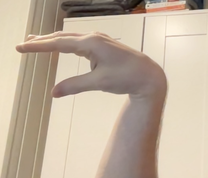
#> input picture data/raw/img/hand.png, 208 x 178 px, shrunk from 864 x 738 before the run; the run also reads 1 picture not shown here
$ jupyter execute --allow-errors SIFT_testing.ipynb   (shell and % lines are left out)
#> lines starting #> are read from the running program, lines starting #| are printed output that depends on the picture; after the words box and inside, x2 and y2 are one past the last pixel; in counts of white or black regions, pixels touching at a corner belong together
#> further down, I is the input picture: PIL image 208x178 RGBA; mean R, G, B, A 193.1, 176.8, 158, 255
### src/utils/imageProcessing.py
import matplotlib.pyplot as plt
import numpy as np
from scipy.signal import convolve2d
import cv2

# [31 lines left out: functions remove_close_points, im2double, not called in this run]

def rgb_to_gray(I):
    """
    Converts a HxWx3 RGB image to a HxW grayscale image by averaging.
    """
    R = I[:,:,0]
    G = I[:,:,1]
    B = I[:,:,2]
    return (R + G + B)/3.0

# [38 lines left out: functions derivative_of_gaussian, harrisResponse, not called in this run]

def gaussian(I, sigma):
    """
    Applies a 2-D Gaussian blur with standard deviation sigma to
    a grayscale image I.
    """
    h = int(np.ceil(3*sigma))
    x = np.linspace(-h, +h, 2*h + 1)
    g = np.exp(-x**2/(2*sigma**2))/np.sqrt(2*np.pi*sigma**2)
    Ig = np.zeros_like(I)
    for row in range(I.shape[0]): Ig[row,:] = np.convolve(I[row,:], g, mode='same')
    for col in range(I.shape[1]): Ig[:,col] = np.convolve(Ig[:,col], g, mode='same')
    return Ig

# [9 lines left out: function extract_edges, not called in this run]

def extract_local_maxima(H, threshold, max_number=True):
    """
    Returns the row and column of cells whose value is strictly greater than its
    8 immediate neighbors, and greater than or equal to a threshold. The threshold
    is specified as a fraction of the maximum array value.

    Note: This returns (row,column) coordinates.
    """
    assert(len(H.shape) == 2) # Must be gray-scale array
    assert(threshold >= 0 and threshold <= 1) # Threshold is specified as fraction of maximum array value
    absolute_threshold = threshold*H.max()
    maxima = []
    for row in range(1, H.shape[0]-1):
        if len(maxima) > 100 and max_number:
            break

        for col in range(1, H.shape[1]-1):
            window = H[row-1:row+2, col-1:col+2]
            center = window[1,1]
            window[1,1] = 0.0
            if center > window.max() and center >= absolute_threshold:
                maxima.append((row,col))
            window[1,1] = center
    maxima = np.array(maxima)
    return maxima[:,0], maxima[:,1]

# [66 lines left out: functions draw_line, compute_filter_constants, derivative_of_gaussian_opt, derivative_of_gaussian_x, derivative_of_gaussian_y, not called in this run]

def derivative_of_gaussian_xy(Ix, Iy):
    return np.sqrt(Ix**2 + Iy**2)

# [20 lines left out: function harrisResponse_opt, not called in this run]

### SIFT_testing.ipynb
[cell 1]
from PIL import Image
import numpy as np
from src.utils.imageProcessing import *

# SIFT

Space Invariant Feature Transform

Method of detecting features that is invariant to scaling and rotations. Usefull for finding same feature across images.

As we want to recognize the hand, we utilize an image of our hand in the "end effector" gesture.

[cell 2]
path = "data/raw/img/hand.png"
I = Image.open(path)
I = np.array(I)
I_hand = I
I_gray = np.uint8(rgb_to_gray(I))

fig = plt.figure(figsize=(10, 7))
fig.add_subplot(1,2,1)
plt.imshow(I)
fig.add_subplot(1,2,2)
plt.imshow(I_gray, cmap="gray", vmin=0, vmax=255)

## Step 1 - Detecting points of interest

We use the difference of Gaussians (DoG) in to find points that seem stable and recognizable.

This is simply done by applying gaussian filter of different scales to the image and subtracting them pairwise.

[cell 3]
I = I_gray

I_gauss_1 = gaussian(I, 0.5)
#> after the loop in gaussian, `for col in range(I.shape[1]): Ig[:,col] = np.convolve(Ig[:,col], g, mo..`: Ig: shape (178, 208); min 2, max 85, mean 45.1
I_gauss_3 = gaussian(I, 1)
I_gauss_7 = gaussian(I, 7)
I_gauss_10 = gaussian(I, 10)
#> call 4 of gaussian, with sigma = 10
#> after the loop in gaussian (call 4), `for col in range(I.shape[1]): Ig[:,col] = np.convolve(Ig[:,col], g, mo..`:
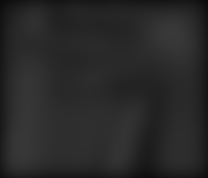
#> Ig: shape (178, 208); min 9, max 57, mean 40.2

I_gauss_13 = gaussian(I, 13)
I_gauss_15 = gaussian(I, 15)
I_gauss_17 = gaussian(I, 17)
I_gauss_20 = gaussian(I, 20)


fig = plt.figure(figsize=(20,10))
fig.add_subplot(4,2,1)
plt.imshow(I_gauss_1)
fig.add_subplot(4,2,2)
plt.imshow(I_gauss_3)
fig.add_subplot(4,2,3)
plt.imshow(I_gauss_7)
fig.add_subplot(4,2,4)
plt.imshow(I_gauss_10)

fig.add_subplot(4,2,5)
plt.imshow(I_gauss_13)
fig.add_subplot(4,2,6)
plt.imshow(I_gauss_15)
fig.add_subplot(4,2,7)
plt.imshow(I_gauss_17)
fig.add_subplot(4,2,8)
plt.imshow(I_gauss_20)

### DoG Images

[cell 4]
IG31 = I_gauss_3 - I_gauss_1
IG107 = I_gauss_10 - I_gauss_7

IG1513 = I_gauss_15 - I_gauss_13
IG2017 = I_gauss_20 - I_gauss_17

fig = plt.figure()
fig.add_subplot(2,2,1)
plt.imshow(IG31)
fig.add_subplot(2,2,2)
plt.imshow(IG107)
fig.add_subplot(2,2,3)
plt.imshow(IG1513)
fig.add_subplot(2,2,4)
plt.imshow(IG2017)

## Retrieving points of interest from DoG

[cell 5]
IP1_y, IP1_x = extract_local_maxima(IG31, 0.6, max_number=False)
#> in extract_local_maxima, `absolute_threshold = threshold*H.max()`: absolute_threshold = 153
#> after the loop in extract_local_maxima, `for row in range(1, H.shape[0]-1):`: maxima = 503 pairs, first value 1 to 176, second value 1 to 206
#> IP1_y = 503 values from 1 to 176; IP1_x = 503 values, max 206 at index 128, min 1 at index 469, mean 84.19
IP2_y, IP2_x = extract_local_maxima(IG107, 0.6, max_number=False)
#> IP2_y = 86 values from 6 to 170; IP2_x = 86 values, max 200 at index 74, min 6 at index 34, mean 114.8
IP3_y, IP3_x = extract_local_maxima(IG1513, 0.6, max_number=False)
#> IP3_y = 117 values from 1 to 176; IP3_x = 117 values, max 206 at index 22, min 2 at index 88, mean 98.58
IP4_y, IP4_x = extract_local_maxima(IG2017, 0.6, max_number=False)
#> IP4_y = 111 values from 5 to 170; IP4_x = 111 values, max 206 at index 1, min 11 at index 7, mean 112.8

### Plotting all interest points

[cell 6]
plt.imshow(I_hand)
plt.scatter(IP1_x, IP1_y, s=1)
plt.scatter(IP2_x, IP2_y, s=1)
plt.scatter(IP3_x, IP3_y, s=1)
plt.scatter(IP4_x, IP4_y, s=1)
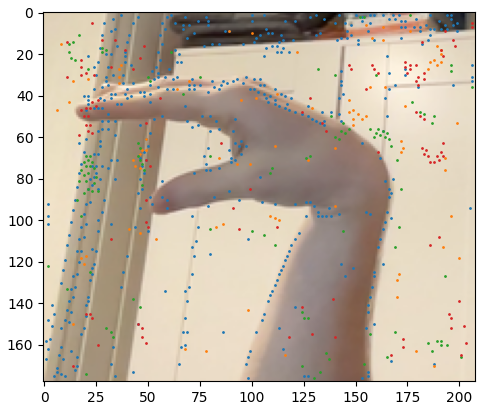
#> figure drawn by matplotlib, 1 panel

### Plotting only intersecting interest points

[cell 7]
set_1 = set(zip(IP1_x, IP1_y))
#> set_1 = 503 items
set_2 = set(zip(IP2_x, IP2_y))
#> set_2 = 86 items
set_3 = set(zip(IP3_x, IP3_y))
#> set_3 = 117 items
set_4 = set(zip(IP4_x, IP4_y))
#> set_4 = 111 items

common = set_1 & set_2 & set_3 & set_4
#> common = 0 items
print(common)
#| set()
#> (the rest of this cell did not finish here and is left out)

# OpenCV SIFT Implementation

OpenCV has its own implementation of SIFT/SURF called ORB. We use this.

[cell 8]
import numpy as np
import cv2 as cv
img = cv.imread('data/raw/img/openHand/IMG_3471.JPG')
#> (the rest of this cell did not finish here and is left out)

In the paper, they use binary images where the hand gesture is white and background is black.

This works very well and increases robustness of the keypoint detection. Also this makes the k-means step less sensitive to skincolor and redundant things such as finger nails and skin texture.

[cell 9]
import numpy as np
import cv2 as cv
from matplotlib import pyplot as plt
img = cv.imread('data/raw/img/openHand/IMG_3471.JPG', cv.IMREAD_GRAYSCALE)
thresh = 127
#> (the rest of this cell did not finish here and is left out)

[cell 10]
import numpy as np
import cv2 as cv
import matplotlib.pyplot as plt
thresh = 127
original_img1 = cv.imread('data/raw/img/hand.png')
original_img2 = cv.imread('data/raw/img/IMG_3339.JPG')
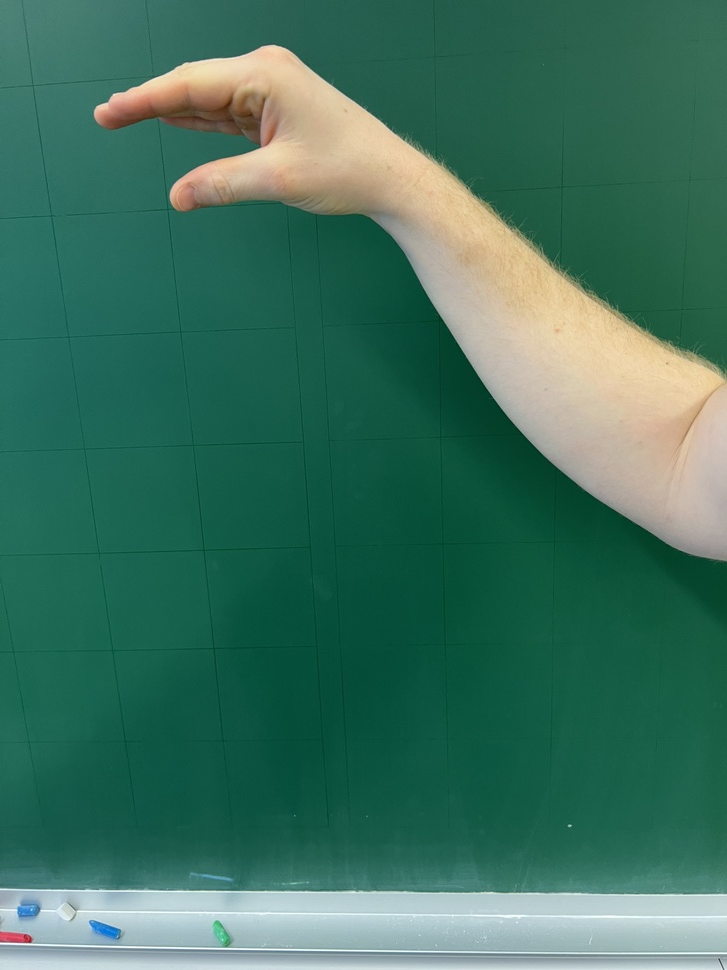
#> input picture data/raw/img/IMG_3339.JPG, 727 x 970 px, shrunk from 3024 x 4032 before the run
#> original_img2 is the input picture: shape (970, 727, 3); mean B, G, R 95, 113.6, 61.5
img1 = cv.imread('data/raw/img/hand.png',cv.IMREAD_GRAYSCALE)
#> img1: shape (178, 208); min 8, max 249, mean 179
img1 = cv.threshold(img1, thresh, 255, cv.THRESH_BINARY)[1]         # queryImage
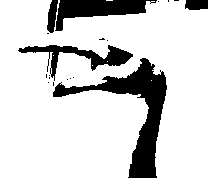
#> img1: shape (178, 208); 82.4% white; 19 black regions (14 under 20 px), largest, box (x1, y1, x2, y2) and area: (53, 58, 167, 178) 3400, (55, 0, 157, 31) 1484, (18, 45, 133, 81) 1142, (47, 0, 58, 33) 235, (185, 0, 208, 10) 212
img2 = cv.imread('data/raw/img/IMG_3339.JPG',cv.IMREAD_GRAYSCALE) # trainImage
#> img2: shape (970, 727); min 26, max 255, mean 95.9
img2 = cv.threshold(img2, thresh, 255, cv.THRESH_BINARY)[1]
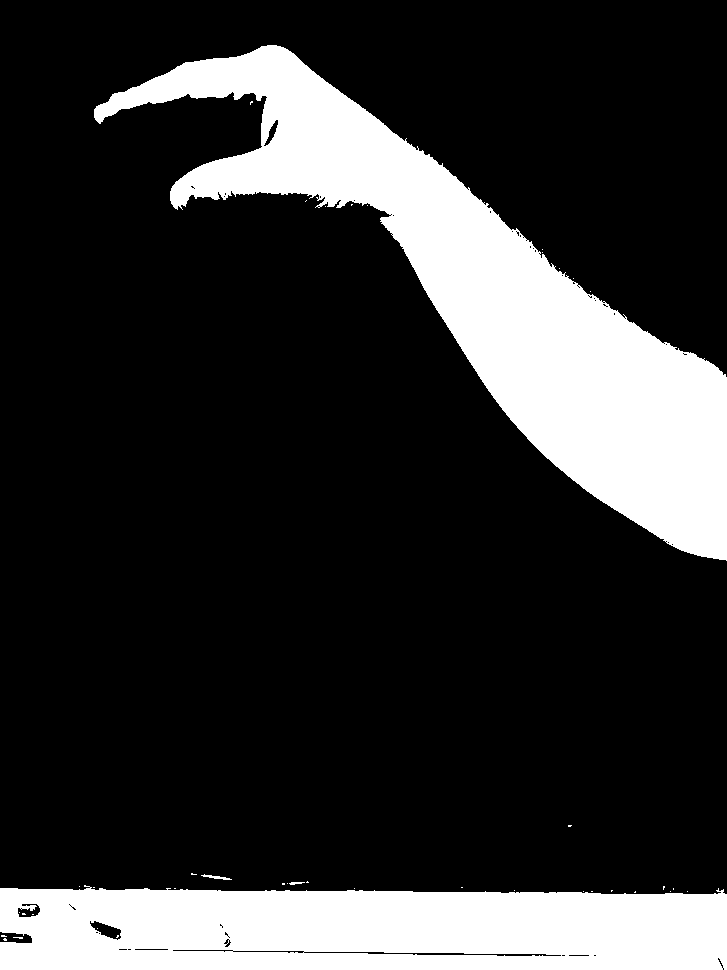
#> img2: shape (970, 727); 20% white; 41 white regions (37 under 20 px), largest, box (x1, y1, x2, y2) and area: (94, 45, 727, 561) 85025, (0, 885, 727, 970) 55901, (201, 874, 232, 880) 71, (289, 882, 305, 885) 32
# Initiate ORB detector
orb = cv.ORB_create()
# find the keypoints and descriptors with ORB
kp1, des1 = orb.detectAndCompute(img1,None)
#> kp1 = 257 keypoints; strongest (x, y, size): (158, 73, 31), (144, 59, 44.6), (161, 72, 37.2), (128, 55, 53.6)
kp2, des2 = orb.detectAndCompute(img2,None)
#> kp2 = 500 keypoints; strongest (x, y, size): (228, 196, 31), (178, 206, 31), (34, 907, 31), (562, 273, 31)

[cell 11]
img_closed1 = cv.imread('./data/raw/img/lukka1.png', cv.IMREAD_GRAYSCALE)
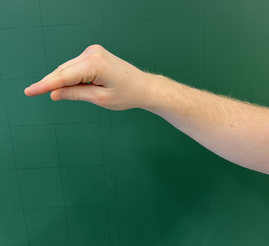
#> input picture data/raw/img/lukka1.png, 269 x 246 px, shrunk from 1118 x 1022 before the run
#> img_closed1: shape (246, 269); min 11, max 229, mean 88.5
img_closed2 = cv.imread('./data/raw/img/lukka2.png', cv.IMREAD_GRAYSCALE)
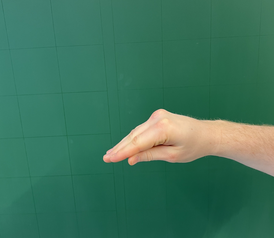
#> input picture data/raw/img/lukka2.png, 274 x 238 px, shrunk from 1140 x 990 before the run
#> img_closed2: shape (238, 274); min 37, max 231, mean 95.9
thresh = 127
img_closed1 = cv.threshold(img_closed1, thresh, 255, cv.THRESH_BINARY)[1]
#> img_closed1: shape (246, 269); 16.6% white; 5 white regions (4 under 20 px), largest, box (x1, y1, x2, y2) and area: (24, 44, 269, 174) 10944
img_closed2 = cv.threshold(img_closed2, thresh, 255, cv.THRESH_BINARY)[1]
#> img_closed2: shape (238, 274); 9.9% white; 1 white region, box (x1, y1, x2, y2) and area: (103, 109, 274, 176) 6435

kp_closed1 = orb.detect(img_closed1,None)
#> kp_closed1 = 245 keypoints; strongest (x, y, size): (92, 77, 31), (52, 94, 44.6), (54, 97, 53.6), (96, 79, 37.2)
kp_closed2 = orb.detect(img_closed2,None)
#> kp_closed2 = 147 keypoints; strongest (x, y, size): (127, 158, 31), (128, 161, 37.2), (103, 158, 37.2), (126, 158, 37.2)
kp_closed1, des_closed1 = orb.compute(img_closed1, kp_closed1)
kp_closed2, des_closed2 = orb.compute(img_closed2, kp_closed2)

img_ = cv.drawKeypoints(img_closed1, kp_closed1, None, color=(255,0,255), flags=cv.DRAW_MATCHES_FLAGS_DRAW_RICH_KEYPOINTS)
plt.imshow(img_), plt.show()
img_ = cv.drawKeypoints(img_closed2, kp_closed2, None, color=(255,0,255), flags=cv.DRAW_MATCHES_FLAGS_DRAW_RICH_KEYPOINTS)
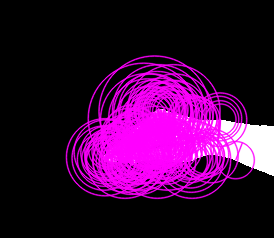
#> img_: shape (238, 274, 3); mean of channels 0, 1, 2 60, 8.4, 60; drawn as B, G, R
plt.imshow(img_), plt.show()

[cell 12]
import pandas as pd

ds_closed1_df = pd.DataFrame(des_closed1)
#> ds_closed1_df = table of 245 rows and 32 columns
#> (the rest of this cell did not finish here and is left out)

#> (a cell that did not finish here is left out)

# Implementing K-means on the descriptors

# Training data

#> (a cell that did not finish here is left out)

[cell 15]
y = np.array([0,0,1,1]).reshape((1,4))
y

[cell 16]
from sklearn.cluster import KMeans
from sklearn.svm import SVC

kmeans = KMeans(n_clusters=2)

#> (the rest of this cell did not finish here and is left out)

# Testing data

[cell 17]
img_closed3 = cv.imread('./data/raw/img/lukka3.png', cv.IMREAD_GRAYSCALE)
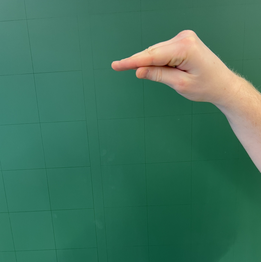
#> input picture data/raw/img/lukka3.png, 261 x 262 px, shrunk from 1084 x 1088 before the run
#> img_closed3: shape (262, 261); min 8, max 226, mean 96.7
thresh = 127
img_closed3 = cv.threshold(img_closed3, thresh, 255, cv.THRESH_BINARY)[1]
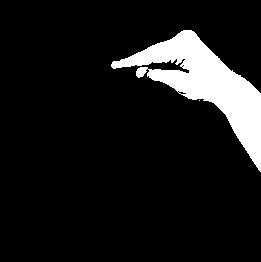
#> img_closed3: shape (262, 261); 9.7% white; 2 white regions (1 under 20 px), largest, box (x1, y1, x2, y2) and area: (111, 30, 261, 172) 6648

kp_closed3 = orb.detect(img_closed3,None)
#> kp_closed3 = 150 keypoints; strongest (x, y, size): (150, 70, 31), (148, 70, 37.2), (178, 62, 37.2), (181, 66, 37.2)
kp_closed3, des_closed3 = orb.compute(img_closed3, kp_closed3)

img_ = cv.drawKeypoints(img_closed3, kp_closed3, None, color=(0,255,0), flags=cv.DRAW_MATCHES_FLAGS_DRAW_RICH_KEYPOINTS)
plt.imshow(img_), plt.show()

[cell 18]
ds_closed3_df = des_closed3
ds_closed3_df_avrage = ds_closed3_df.mean(axis=0)
#> ds_closed3_df_avrage = 32 values, max 159.7 at index 10, min 68.39 at index 20, mean 111.6
#> (the rest of this cell did not finish here and is left out)

#> (a cell that did not finish here is left out)

[cell 20]
img_open3 = cv.imread('./data/raw/img/open3.png', cv.IMREAD_GRAYSCALE)
thresh = 127
img_open3 = cv.threshold(img_open3, thresh, 255, cv.THRESH_BINARY)[1]

kp_open3 = orb.detect(img_open3,None)
#> kp_open3 = 124 keypoints; strongest (x, y, size): (66, 76, 44.6), (66, 78, 37.2), (101, 52, 37.2), (145, 80, 37.2)
kp_open3, des_open3 = orb.compute(img_open3, kp_open3)

img_ = cv.drawKeypoints(img_open3, kp_open3, None, color=(0,255,0), flags=cv.DRAW_MATCHES_FLAGS_DRAW_RICH_KEYPOINTS)
plt.imshow(img_), plt.show()

[cell 21]
ds_open3_df = des_open3
ds_open3_df_avrage = ds_open3_df.mean(axis=0)
#> ds_open3_df_avrage = 32 values, max 179.8 at index 6, min 25.12 at index 11, mean 103.2
#> (the rest of this cell did not finish here and is left out)

#> (a cell that did not finish here is left out)

[cell 23]
img_hand = cv.imread('./data/raw/img/hand.png', cv.IMREAD_GRAYSCALE)
thresh = 127
img_hand = cv.threshold(img_hand, thresh, 255, cv.THRESH_BINARY)[1]

kp_hand = orb.detect(img_hand,None)
#> kp_hand has the same summary as kp1
kp_hand, des_hand = orb.compute(img_hand, kp_hand)

img_ = cv.drawKeypoints(img_hand, kp_hand, None, color=(0,255,0), flags=cv.DRAW_MATCHES_FLAGS_DRAW_RICH_KEYPOINTS)
plt.imshow(img_), plt.show()

[cell 24]
ds_open3_df = des_hand
ds_open3_df_avrage = ds_open3_df.mean(axis=0)
#> ds_open3_df_avrage = 32 values, max 173.8 at index 23, min 68.13 at index 0, mean 117.2
#> (the rest of this cell did not finish here and is left out)
